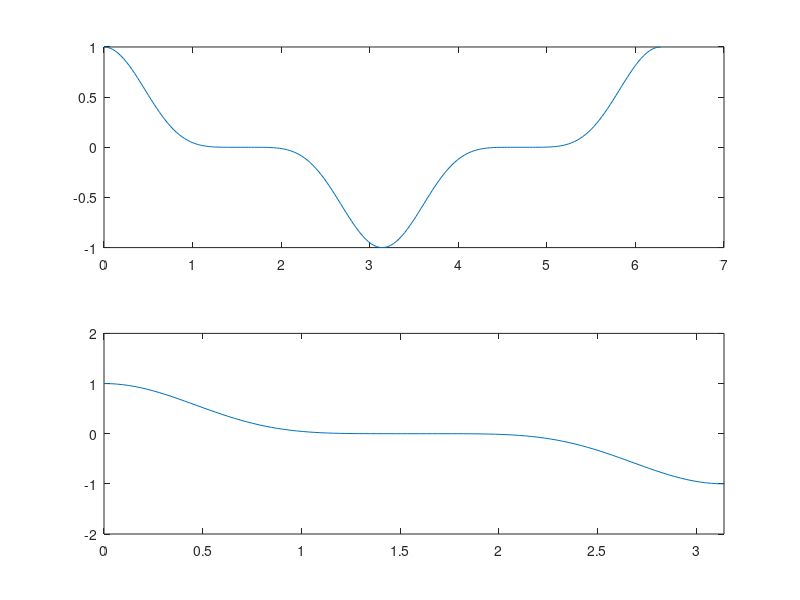

Write the MATLAB code that produced this figure.
close all
clear
x = 0 : pi / 100 : 2 * pi;
y = cos(x) .^ 5;
subplot(211)
plot(x,y)
subplot(212)
plot(x,y)
axis([0 pi -2 2])